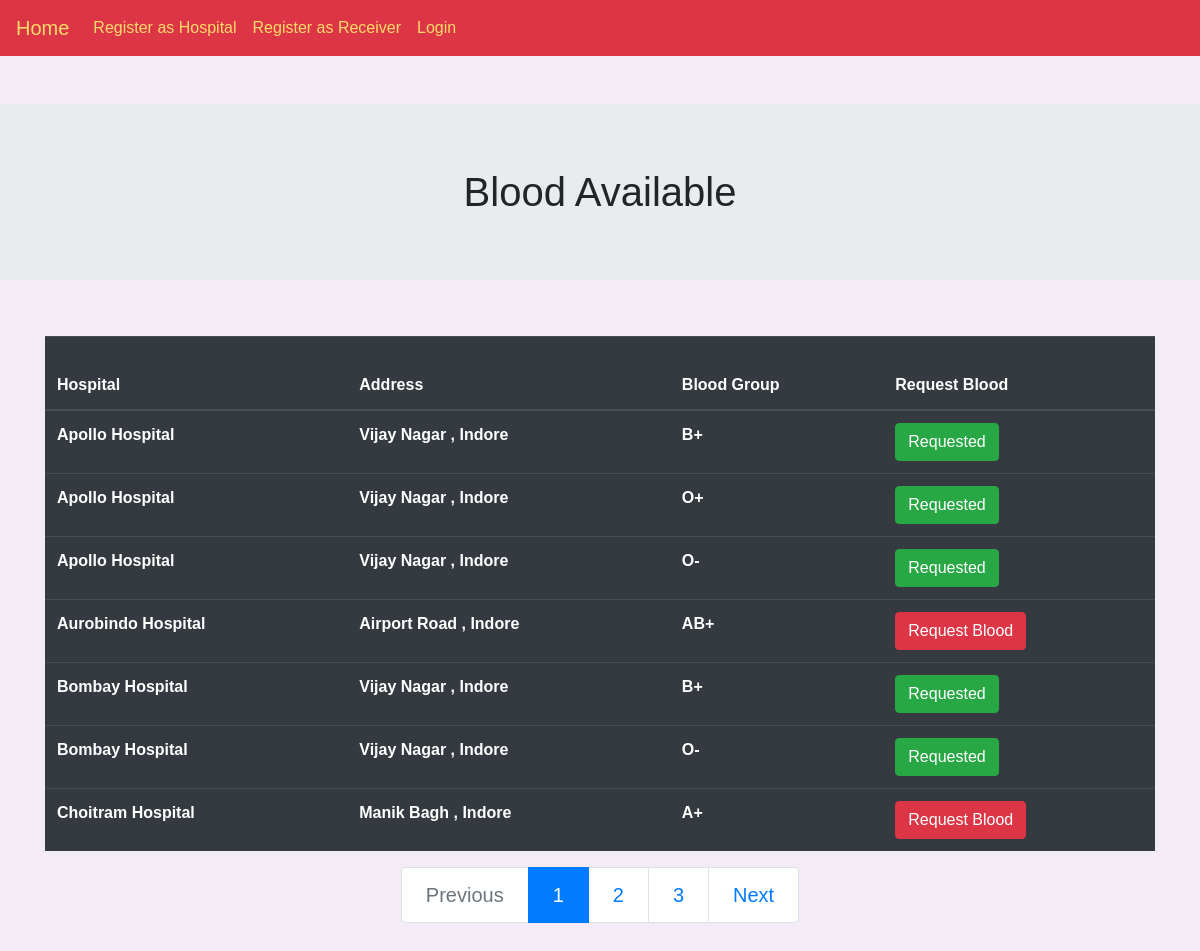
The page / on the database its author committed.
### bank/models.py (models this page shows, shortened)
class Hospital(models.Model):
	user = models.ForeignKey(User, on_delete = models.CASCADE)
	name = models.CharField(max_length = 200)
	street = models.CharField(max_length = 300)
	city = models.CharField(max_length=100)
	pin = models.PositiveIntegerField()
	blood_group = models.ForeignKey(Blood,on_delete = models.PROTECT, blank=True,null=True)
	is_hospital = models.BooleanField(default = True)
	is_requested = models.BooleanField(default = False)
	def set_request_to_true(self):
		return reverse('send-request', kwargs={
                    'pk':self.pk
        })

class Blood(models.Model):
	blood_group = models.CharField(choices = BLOOD_GROUP,max_length= 20)
	def __str__(self):
		return self.blood_group

### bank/views.py (the view)
# urls.py: path("",views.home, name="home"),
def home(request):
    if request.user.is_authenticated:
        if Hospital.objects.filter(user = request.user):
            hospitals = Hospital.objects.filter(user = request.user)
            current_hospital = Hospital.objects.filter(user = request.user)[0]
            hospital_requests = Request.objects.filter(hospital__id__in = Hospital.objects.filter(name = current_hospital.name))
            return render(request, "hospital_home.html", {"hospital_requests" : hospital_requests, "hospitals"  : hospitals})
        else:
            requests = []
            blood_details = Hospital.objects.all().order_by("name")
            if Receiver.objects.filter(user = request.user):
                receiver = Receiver.objects.get(user = request.user)
                requests = Request.objects.filter(receiver = receiver)
            if blood_details:
                page = request.GET.get('page',1)
                paginator = Paginator(blood_details, 10)
                try:
                    bloods = paginator.page(page)
                except PageNotAnInteger:
                    bloods = paginator.page(1)
                except EmptyPage:
                    bloods = paginator.page(paginator.num_pages)
                return render(request, "home.html", {"blood_details" : bloods,"requests" : requests})
            else:
                return HttpResponse("No data available")
    else:
        blood_details = Hospital.objects.all().order_by("name")
        if blood_details:
            page = request.GET.get('page',1)
            paginator = Paginator(blood_details, 10)
            try:
                bloods = paginator.page(page)
            except PageNotAnInteger:
                bloods = paginator.page(1)
            except EmptyPage:
                users = paginator.page(paginator.num_pages)
            context = {'blood_details' : bloods}
            return render(request,'home.html',context)
        else:
            return HttpResponse("No data available")

### bank/templates/home.html (shortened to what this page needs)
{% load static %}
<!DOCTYPE html>
<html>
<head>
	<link rel="stylesheet" href="https://cdn.jsdelivr.net/npm/bootstrap@4.5.3/dist/css/bootstrap.min.css">
<link rel="stylesheet" type="text/css" href="{% static 'css/main.css' %}">
</head>
<body>
<nav style="color:white" style="" class="navbar navbar-expand-lg navbar-dark bg-danger">
  <a style="color:#feda6a" class="navbar-brand" href="/"> <span style="color:#feda6a">Home</span> </a>
  <div class="collapse navbar-collapse" id="navbarTogglerDemo03">
    <ul class="navbar-nav mr-auto mt-2 mt-lg-0">
      {% if user.is_authenticated %}
      <li  class="nav-item">
        <a class="nav-link " href=""><span style="color:#feda6a">Hey, <b>{{user.username}}</b> </span></a>
      </li>
      {% else %}
      <li class="nav-item">
        <a style="color:#feda6a;" class="nav-link" href="hospital-registration">Register as Hospital</a>
      </li>
      <li class="nav-item">
        <a style="color:#feda6a" class="nav-link " href="receiver-registration">Register as Receiver</a>
      </li>
      <li class="nav-item">
        <a style="color:#feda6a" class="nav-link " href="login">Login</a>
      </li>
      {% endif %}
    </ul>
  </div>
</nav>
<br>
<br>
<h1 class="jumbotron" align="center">Blood Available</h1>
<br>
<div class="container">
<table id ="table" class="table table-dark container">
  <thead>
    <tr>
      <th scope="col"><br>Hospital</br></th>
      <th scope="col">Address</th>
      <th scope="col">Blood Group</th>
      <th scope="col">Request Blood</th>
    </tr>
  </thead>
  <tbody>
    {% if blood_details %}
      {% for hospital in blood_details %}
      {% if hospital.is_hospital  and hospital.blood_group != None and hospital.blood_group is not NULL %}
        <tr>
      <th scope="col">{{hospital.name}}</th>
      <th scope="col">{{hospital.street}} , {{hospital.city}}</th>
      <th scope="col">{{hospital.blood_group}}</th>
      {% if hospital.is_requested == True %}
        <th scope="col"><button class="btn btn-success">Requested</button></th>
      {% else %}
        <th scope="col"><a type="submit"  class="btn btn-danger" href= "{{ hospital.set_request_to_true }}" >Request Blood</a></th>
      {% endif %}
    </tr>
      {% endif %}
  	{% endfor %}
    {% endif %}
  </tbody>
</table>
<div  id ="page " align="center">
{% if blood_details.has_other_pages %}
  <ul class="pagination pagination-lg justify-content-center">
    {% if blood_details.has_previous %}
      <li class="page-item"><a class="page-link" href="?page={{ blood_details.previous_page_number }}">Previous</a></li>
    {% else %}
      <li class=" page-item disabled"><a class="page-link">Previous</a></li>
    {% endif %}
    {% for i in blood_details.paginator.page_range %}
      {% if blood_details.number == i %} <li class="page-item active">
      <a class="page-link" href="#">{{i}} <span class="sr-only">(current)</span></a>
    </li>
      {% else %}
        <li class="page-item"><a class="page-link" href="?page={{ i }}">{{ i }}</a></li>
      {% endif %}
    {% endfor %}
    {% if blood_details.has_next %}
      <li class="page-item"><a class="page-link" href="?page={{ blood_details.next_page_number }}">Next</a></li>
    {% else %}
      <li class="page-item disabled"><a class="page-link">Next</a></li>
    {% endif %}
  </ul>
{% endif %}
</div>
<br><br>
</div>
</body>
</html>

### static/css/main.css (style rules this page uses)
body { background-color: #f3ebf6; font-family: "Ubuntu", sans-serif; }

### rows shown on the page
Hospital: name "Apollo Hospital", street "Vijay Nagar", city "Indore", blood_group "B+", is_requested "Requested"
Hospital: name "Apollo Hospital", street "Vijay Nagar", city "Indore", blood_group "O+", is_requested "Requested"
Hospital: name "Apollo Hospital", street "Vijay Nagar", city "Indore", blood_group "O-", is_requested "Requested"
Hospital: name "Aurobindo Hospital", street "Airport Road", city "Indore", blood_group "AB+"
Hospital: name "Bombay Hospital", street "Vijay Nagar", city "Indore", blood_group "B+", is_requested "Requested"
Hospital: name "Bombay Hospital", street "Vijay Nagar", city "Indore", blood_group "O-", is_requested "Requested"
Hospital: name "Choitram Hospital", street "Manik Bagh", city "Indore", blood_group "A+"

### other values the page prints
{{ i }} "1"
{{ i }} "2" "3"
